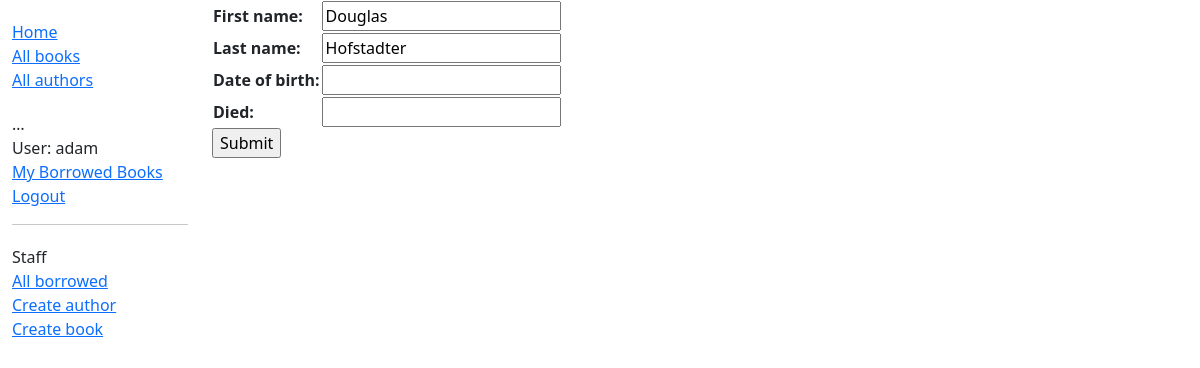
The page /catalog/author/2/update/ (signed in) on the database as committed earlier.
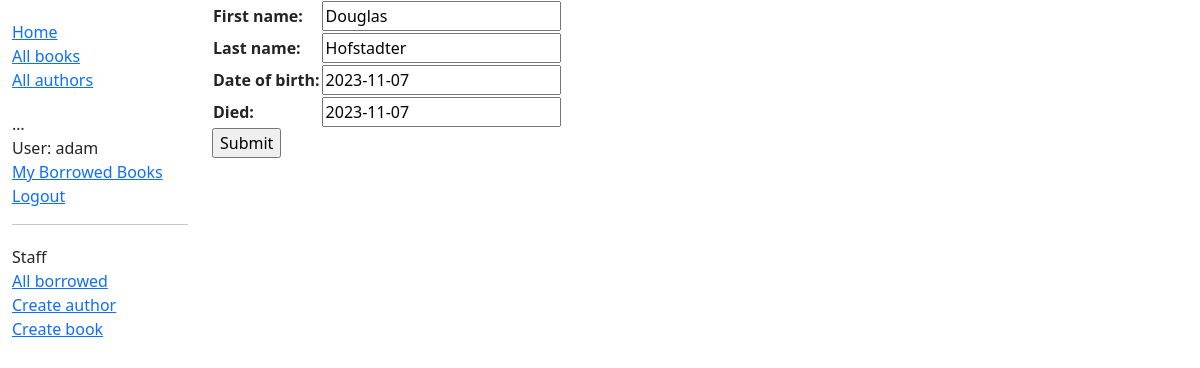
The same page on the database as committed later.
### catalog/models.py (models this page shows, shortened)
class Author(models.Model):
    first_name = models.CharField(max_length=100)
    last_name = models.CharField(max_length=100)
    date_of_birth = models.DateField(null=True, blank=True)
    date_of_death = models.DateField('Died', null=True, blank=True)
    class Meta:
        ordering = ['last_name', 'first_name']

### catalog/views.py (the view)
# urls.py: path('author/<int:pk>/update/', views.AuthorUpdate.as_view(), name='author-update'),
class AuthorUpdate(PermissionRequiredMixin, UpdateView):
    model = Author
    fields = '__all__'
    permission_required = 'catalog.change_author'

### catalog/templates/catalog/author_form.html (shortened to what this page needs)
{% extends "base_generic.html" %}
{% block content %}
<form action="" method="post">
  <table>
    {{ form.as_table }}
  </table>
  <input type="submit" value="Submit" />
</form>
{% endblock %}

Rows that differ between the two databases and show on the page:
changed Author "Douglas": date_of_birth (not shown) → "2023-11-07"; date_of_death (not shown) → "2023-11-07"
